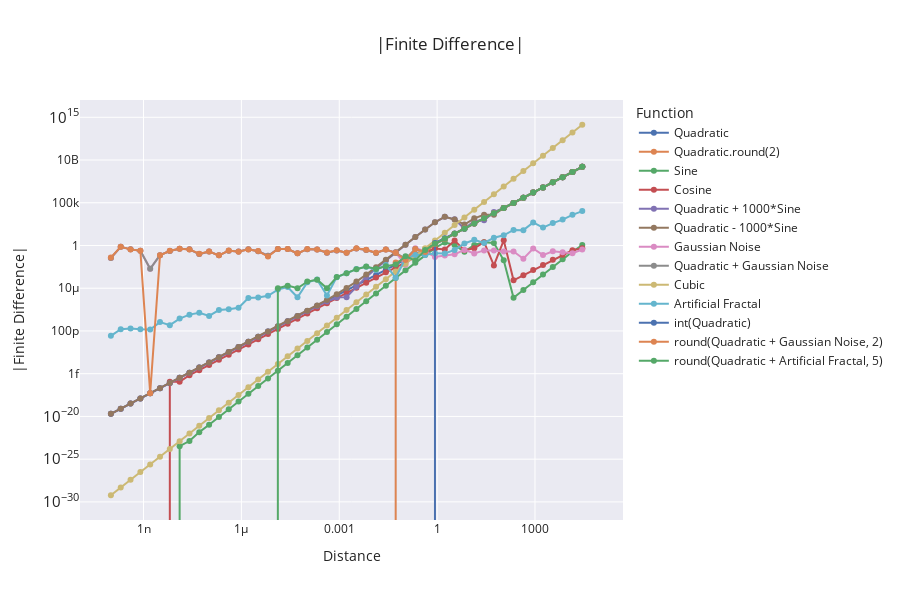

Here is the notebook cell this chart was saved with:
### Code cell
# Assuming df is already defined with 'Distance' and other columns
grit = pd.DataFrame()
grit['Distance'] = df['Distance'].iloc[:].reset_index(drop=True)

# Loop through each column except 'Distance'
for column in df.columns[1:]:
    grit[column] = None

    l = df[column].to_numpy()  # Load column values into numpy array for efficiency
    dist = df['Distance'].to_numpy()  # Distances as numpy array

    # direct calculation of grit with slicing
    i = slice(1, - 1)
    next_i = slice(2, None)

    assert np.allclose(dist[next_i], 2 * dist[i]), "Distances are not geometrically spaced"

    grit_values = abs((l[0] - 2 * l[i] + l[next_i]) )#/ dist[i])

    # concat with None for first and last values
    grit_values = np.concatenate(([None], grit_values, [None]))

    # Adding calculated grit to DataFrame 
    grit[column] = grit_values

# Create a Plotly figure
fig = go.Figure()

# Plotting directly from grouped data
for column in grit.columns[1:]:  # Skipping the first column, which is 'Distance'
    fig.add_trace(go.Scatter(
        x=grit['Distance'],
        y=grit[column],
        mode='lines+markers',
        name=column,
    ))

# Set axis labels and title with adjusted figure dimensions
fig.update_layout(
    title=f'|Finite Difference|',
    xaxis_title='Distance',
    yaxis_title='|Finite Difference|',
    xaxis_type='log',
    yaxis_type='log',
    legend_title='Function',
    template='seaborn',
    height=600,
)


# Show the figure
fig.show()

grit
